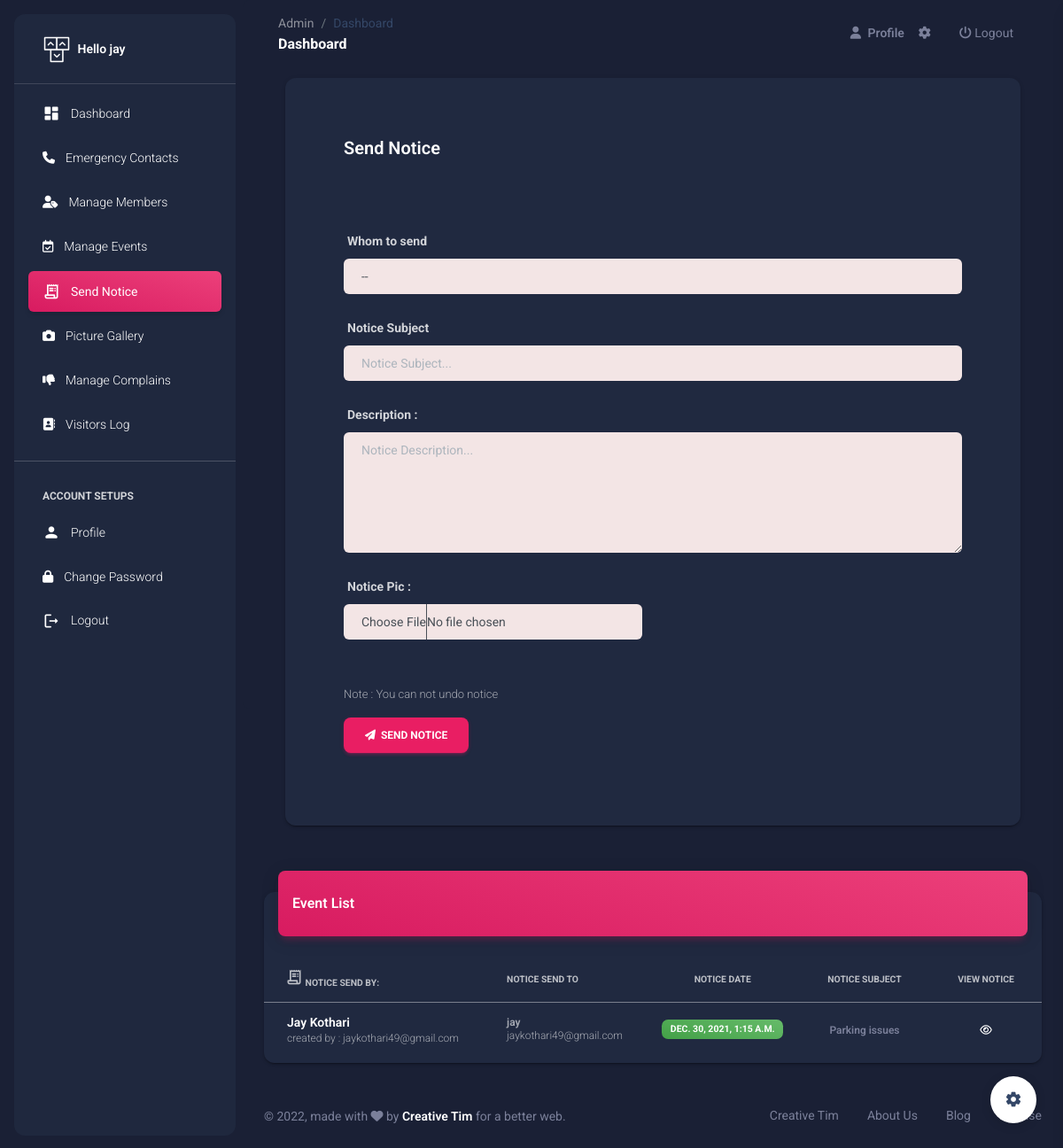
Before: /Sec/send-notice/ (signed in) with the older database file.
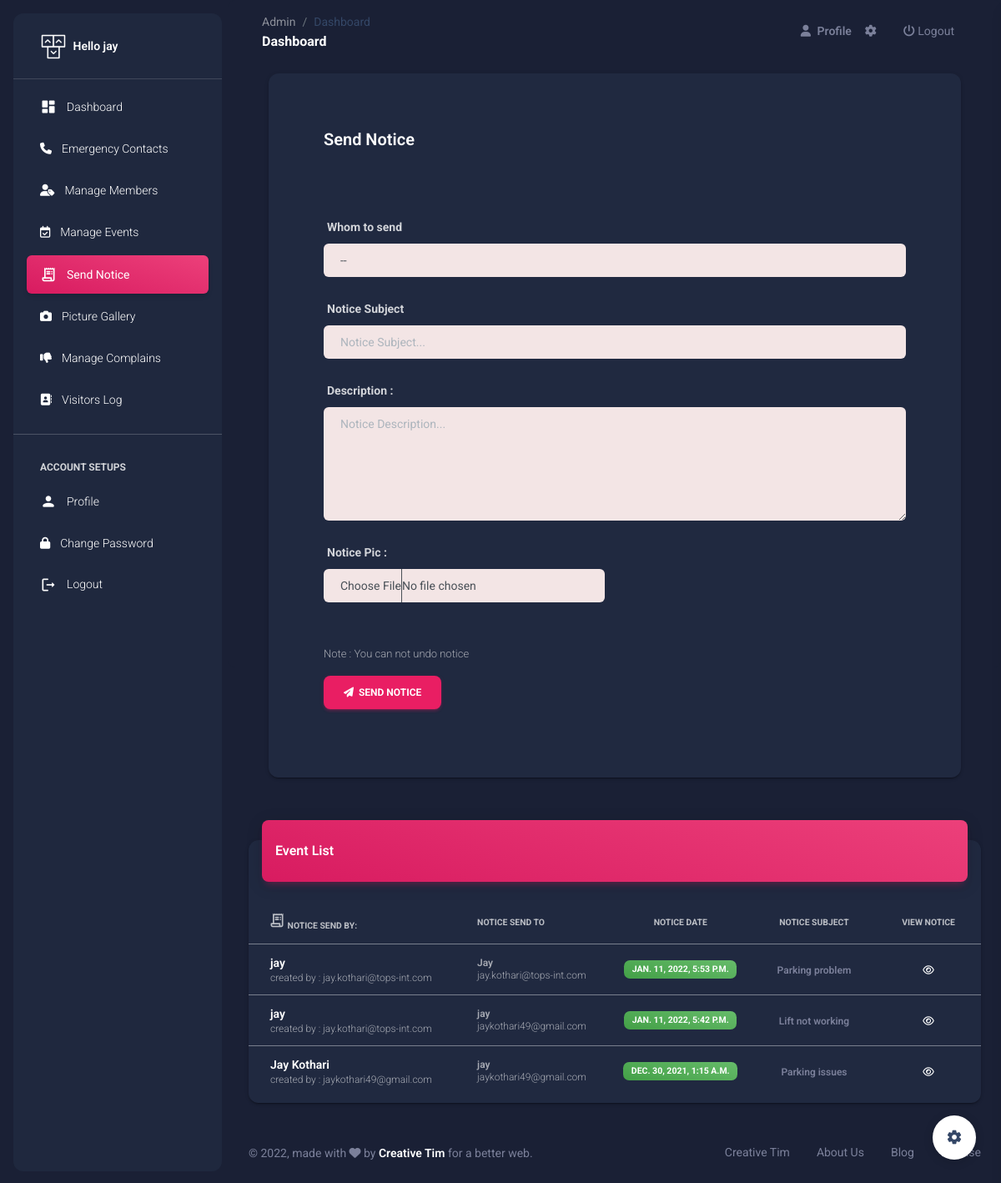
After: the same page with the newer database file.
### SecApp/models.py (models this page shows, shortened)
class SecUser(models.Model):
    name = models.CharField(max_length=50)
    email = models.EmailField(unique=True)
    mobile = models.CharField(max_length=15)
    password = models.CharField(max_length=50)
    pic = models.FileField(upload_to='Profile',default='avatar.png')
    setting = models.BooleanField(default=False)

### MemberApp/models.py (models this page shows, shortened)
class Notice(models.Model):
    uid = models.ForeignKey(SecUser,on_delete=models.CASCADE)
    member = models.ForeignKey(Member,on_delete=models.CASCADE)
    subject = models.CharField(max_length=100)
    des = models.TextField()
    pic = models.FileField(upload_to='Notice',blank=True,null=True)
    created_at = models.DateTimeField(auto_now_add=True)

class Member(models.Model):
    doc_choice = (
        ('Aadhar','Aadhar'),
        ('PAN','PAN'),
        ('DL','DL'),
        ('Other','Other'),
    )
    uid = models.ForeignKey(SecUser,on_delete=models.CASCADE,null=True)
    fname = models.CharField(max_length=20)
    lname = models.CharField(max_length=20)
    email = models.EmailField(unique=True)
    mobile = models.CharField(max_length=15)
    doc = models.CharField(max_length=30,choices=doc_choice)
    doc_number = models.CharField(max_length=20)
    flat_no = models.CharField(max_length=10)
    address = models.TextField()
    password = models.CharField(max_length=20)
    pic = models.FileField(upload_to='member',default='avatar.png')
    verify = models.BooleanField(default=False)
    role = models.CharField(max_length=20,default='member')
    created_at = models.DateTimeField(auto_now_add=True)

### SecApp/views.py (the view, shortened to what this page needs)
# urls.py: path('send-notice/',views.send_notice, name='send-notice'),
def send_notice(request):
    uid = SecUser.objects.get(email=request.session['email'])
    members = mm.Member.objects.all()
    notices = mm.Notice.objects.all()[::-1]
    return render(request,'send-notice.html',{'members':members,'notices':notices,'uid':uid})

### SecApp/templates/send-notice.html (shortened to what this page needs)
{% extends 'sec-header.html' %}
{% load static %}
{% block notice %}
<li class="nav-item">
  <a class="nav-link text-white  active bg-gradient-primary" href="">
    <div class="text-white text-center me-2 d-flex align-items-center justify-content-center">
      <i class="material-icons opacity-10">receipt_long</i>
    </div>
    <span class="nav-link-text ms-1">Send Notice</span>
  </a>
</li>
{% endblock %}
{% block content %}
<br><br><br>
<div class="container-fluid px-2 px-md-4">
    <div class="card card-body mx-3 mx-md-4 mt-n6">
      <div class="row gx-4 mb-2">
        <div class="col-auto my-auto">
          <div class="h-100">
            <h5 class="mb-1" style="margin-left: 50px; margin-top: 50px;">
              Send Notice
            </h5>
          </div>
        </div>
      </div>
      <div style="margin: 50px;">
      <form action="{% url 'send-notice' %}" method="POST" enctype="multipart/form-data">
        <div class="row">
            <div class="form-group col-12">
                <label for="exampleInputPassword1"><b>Whom to send</b></label>
                <select name="member" id="" style="background-color: rgb(243, 229, 229); padding-left: 20px;" class="form-control" required>
                    <option value="">--</option>
                </select>
            </div>
        </div><br>
        <div class="row">
            <div class="form-group col-12">
                <label for="exampleInputPassword1"><b>Notice Subject</b></label>
                <input type="text" class="form-control" style="background-color: rgb(243, 229, 229); padding-left: 20px;" name="subject" id="exampleInputPassword1" placeholder="Notice Subject..." required>
            </div>
        </div><br>
        <div class="row">
            <div class="form-group col-12">
                <label for="exampleInputPassword1"><b>Description :</b></label>
                <textarea name="des" class="form-control" style="background-color: rgb(243, 229, 229); padding-left: 20px;" placeholder="Notice Description..." id="" cols="30" rows="5" required></textarea>
            </div>
        </div><br>
        <div class="row">
            <div class="form-group col-6">
                <label for="exampleInputPassword1"><b>Notice Pic : </b></label>
                <input type="file" class="form-control" style="background-color: rgb(243, 229, 229); padding-left: 20px;" name="pic" id="exampleInputPassword1" placeholder="">
            </div>
        </div><br><br>
        <p style="color: red; font-size: small;">Note : You can not undo notice</p>
        <button type="submit" class="btn btn-primary"><i class="fa fa-send"></i> &nbsp;Send Notice</button>
      </form>
    </div>
    </div>
    <br><br>
    <div class="row">
      <div class="col-12">
        <div class="card my-4">
          <div class="card-header p-0 position-relative mt-n4 mx-3 z-index-2">
            <div class="bg-gradient-primary shadow-primary border-radius-lg pt-4 pb-3">
              <h6 class="text-white text-capitalize ps-3">Event List</h6>
            </div>
          </div>
          <div class="card-body px-0 pb-2">
            <div class="table-responsive p-0">
              <table class="table align-items-center mb-0">
                <thead>
                  <tr>
                    <th class="text-uppercase text-secondary text-xxs font-weight-bolder opacity-7 Center"><i class="material-icons opacity-10">receipt_long</i>  Notice Send By:</th>
                    <th class="text-uppercase text-secondary text-xxs font-weight-bolder opacity-7 ps-2">Notice Send to</th>
                    <th class="text-center text-uppercase text-secondary text-xxs font-weight-bolder opacity-7">Notice Date</th>
                    <th class="text-center text-uppercase text-secondary text-xxs font-weight-bolder opacity-7">Notice Subject</th>
                    <th class="text-center text-uppercase text-secondary text-xxs font-weight-bolder opacity-7">View Notice</th>
                  </tr>
                </thead>
                <tbody>
                  {% for one in notices %}
                  <tr>
                    <td>
                      <div class="d-flex px-2 py-1">
                        <div class="d-flex flex-column justify-content-center" style="margin-left: 10px;">
                          <h6 class="mb-0 text-sm">{{one.uid.name}}</h6>
                          <a href="mailto:{{one.uid.email}}"><p class="text-xs text-secondary mb-0">created by : {{one.uid.email}}</p></a>
                        </div>
                      </div>
                    </td>
                    <td>
                      <p class="text-xs font-weight-bold mb-0">{{one.member.fname}}</p>
                      <p class="text-xs text-secondary mb-0">{{one.member.email}}</p>
                    </td>
                    <td class="align-middle text-center text-sm">
                      <span class="badge badge-sm bg-gradient-success">{{one.created_at}}</span>
                    </td>
                    <td class="align-middle text-center">
                      <span class="text-secondary text-xs font-weight-bold">{{one.subject}}</span>
                    </td>
                    <td class="align-middle text-center">
                      <a href="{% url 'view-send-notice' one.id %}" class="text-secondary font-weight-bold text-xs" data-toggle="tooltip" data-original-title="Edit user">
                        <i class="fa fa-eye"></i>
                      </a>
                    </td>
                  </tr>
                  {% endfor %}
                </tbody>
              </table>
            </div>
          </div>
        </div>
      </div>
    </div>
    </div>
{% endblock %}

### SecApp/templates/sec-header.html (shortened to what this page needs)
{% load static %}
<!DOCTYPE html>
<html lang="en">
<head>
  <link href="{% static 'assets/css/nucleo-icons.css' %}" rel="stylesheet" />
  <link href="{% static 'assets/css/nucleo-svg.css' %}" rel="stylesheet" />
  <link id="pagestyle" href="{% static 'assets/css/material-dashboard.css' %}" rel="stylesheet" />
</head>
{% if uid.setting == False %}
<body class="g-sidenav-show  bg-gray-200">
{% else %}
<body class="g-sidenav-show  bg-gray-200 dark-version">
{% endif %}
  <aside class="sidenav navbar navbar-vertical navbar-expand-xs border-0 border-radius-xl my-3 fixed-start ms-3   bg-gradient-dark" id="sidenav-main">
    <div class="sidenav-header">
      <a class="navbar-brand m-0" href=" https://demos.creative-tim.com/material-dashboard/pages/dashboard " target="_blank">
        <img src="{% static 'assets/img/logo-ct.png' %}" class="navbar-brand-img h-100" alt="main_logo">
        <span class="ms-1 font-weight-bold text-white">Hello {{uid.name}}</span>
      </a>
    </div>
    <hr class="horizontal light mt-0 mb-2">
      <ul class="navbar-nav">
        {% block dashboard %}
        <li class="nav-item">
          <a class="nav-link text-white" href="{% url 'index' %}">
            <div class="text-white text-center me-2 d-flex align-items-center justify-content-center">
              <i class="material-icons opacity-10">dashboard</i>
            </div>
            <span class="nav-link-text ms-1">Dashboard</span>
          </a>
        </li>
        {% endblock %}
        {% block emergency %}
        <li class="nav-item">
          <a class="nav-link text-white " href="{% url 'emergency' %}">
            <div class="text-white text-center me-2 d-flex align-items-center justify-content-center">
              <i class="fa fa-phone"></i>
            </div>
            <span class="nav-link-text ms-1">Emergency Contacts</span>
          </a>
        </li>
        {% endblock %}
        {% block add_member %}
        <li class="nav-item">
          <a class="nav-link text-white " href="{% url 'add-member' %}">
            <div class="text-white text-center me-2 d-flex align-items-center justify-content-center">
              <i class="fa fa-user-tag"></i>
            </div>
            <span class="nav-link-text ms-1">Manage Members</span>
          </a>
        </li>
        {% endblock %}
        {% block event %}
        <li class="nav-item">
          <a class="nav-link text-white " href="{% url 'add-event' %}">
            <div class="text-white text-center me-2 d-flex align-items-center justify-content-center">
              <i class="fa fa-calendar-check-o"></i>
            </div>
            <span class="nav-link-text ms-1">Manage Events</span>
          </a>
        </li>
        {% endblock %}
        {% block notice %}{% endblock %}
        {% block gallery %}
        <li class="nav-item">
          <a class="nav-link text-white " href="{% url 'gallery' %}">
            <div class="text-white text-center me-2 d-flex align-items-center justify-content-center">
              <i class="fas fa-camera"></i>
            </div>
            <span class="nav-link-text ms-1">Picture Gallery</span>
          </a>
        </li>
        {% endblock %}
        {% block complain %}
        <li class="nav-item">
          <a class="nav-link text-white " href="#">
            <div class="text-white text-center me-2 d-flex align-items-center justify-content-center">
              <i class="fa fa-thumbs-down"></i>
            </div>
            <span class="nav-link-text ms-1">Manage Complains</span>
          </a>
        </li>
        {% endblock %}
        <li class="nav-item">
          <a class="nav-link text-white " href="">
            <div class="text-white text-center me-2 d-flex align-items-center justify-content-center">
              <i class="fa fa-address-book"></i>
            </div>
            <span class="nav-link-text ms-1">Visitors Log</span>
          </a>
        </li>
        <hr>
        <li class="nav-item mt-3">
          <h6 class="ps-4 ms-2 text-uppercase text-xs text-white font-weight-bolder opacity-8">Account Setups</h6>
        </li>
        {% block profile %}
        <li class="nav-item">
          <a class="nav-link text-white " href="{% url 'profile' %}">
            <div class="text-white text-center me-2 d-flex align-items-center justify-content-center">
              <i class="material-icons opacity-10">person</i>
            </div>
            <span class="nav-link-text ms-1">Profile</span>
          </a>
        </li>
        {% endblock %}
        {% block password %}
        <li class="nav-item">
          <a class="nav-link text-white " href="{% url 'change-password' %}">
            <div class="text-white text-center me-2 d-flex align-items-center justify-content-center">
              <i class="fa fa-lock"></i>
            </div>
            <span class="nav-link-text ms-1">Change Password</span>
          </a>
        </li>
        {% endblock %}
        <li class="nav-item">
          <a class="nav-link text-white " href="{% url 'logout' %}">
            <div class="text-white text-center me-2 d-flex align-items-center justify-content-center">
              <i class="material-icons">logout</i>
            </div>
            <span class="nav-link-text ms-1">Logout</span>
          </a>
        </li>
      </ul>
  </aside>
  <main class="main-content position-relative max-height-vh-100 h-100 border-radius-lg ">
    <nav class="navbar navbar-main navbar-expand-lg px-0 mx-4 shadow-none border-radius-xl" id="navbarBlur" navbar-scroll="true">
      <div class="container-fluid py-1 px-3">
        <nav aria-label="breadcrumb">
          <ol class="breadcrumb bg-transparent mb-0 pb-0 pt-1 px-0 me-sm-6 me-5">
            <li class="breadcrumb-item text-sm"><a class="opacity-5 text-dark" href="javascript:;">Admin</a></li>
            <li class="breadcrumb-item text-sm text-dark active" aria-current="page">Dashboard</li>
          </ol>
          <h6 class="font-weight-bolder mb-0">Dashboard</h6>
        </nav>
        <div class="collapse navbar-collapse mt-sm-0 mt-2 me-md-0 me-sm-4" id="navbar">
          <ul class="navbar-nav  justify-content-end">
            <li class="nav-item d-flex align-items-center">
              <a href="{% url 'profile' %}" class="nav-link text-body font-weight-bold px-0">
                <i class="fa fa-user me-sm-1"></i>
                <span class="d-sm-inline d-none">Profile</span>
              </a>
            </li>
            <li class="nav-item px-3 d-flex align-items-center">
              <a href="javascript:;" class="nav-link text-body p-0">
                <i class="fa fa-cog fixed-plugin-button-nav cursor-pointer"></i>
              </a>
            </li>
            <li class="nav-item px-3 d-flex align-items-center">
                <a href="{% url 'logout' %}" class="nav-link text-body p-0">
                  <i class="fa fa-power-off"></i> Logout
                </a>
            </li>
          </ul>
        </div>
      </div>
    </nav>
{% block content %}
{% endblock %}
<footer class="footer py-4  ">
    <div class="container-fluid">
      <div class="row align-items-center justify-content-lg-between">
        <div class="col-lg-6 mb-lg-0 mb-4">
          <div class="copyright text-center text-sm text-muted text-lg-start">
            © ,
            made with <i class="fa fa-heart"></i> by
            <a href="" class="font-weight-bold" target="_blank">Creative Tim</a>
            for a better web.
          </div>
        </div>
        <div class="col-lg-6">
          <ul class="nav nav-footer justify-content-center justify-content-lg-end">
            <li class="nav-item">
              <a href="" class="nav-link text-muted">Creative Tim</a>
            </li>
            <li class="nav-item">
              <a href="" class="nav-link text-muted">About Us</a>
            </li>
            <li class="nav-item">
              <a href="" class="nav-link text-muted">Blog</a>
            </li>
            <li class="nav-item">
              <a href="" class="nav-link pe-0 text-muted">License</a>
            </li>
          </ul>
        </div>
      </div>
    </div>
  </footer>
</main>
<div class="fixed-plugin">
<a class="fixed-plugin-button text-dark position-fixed px-3 py-2">
  <i class="material-icons py-2">settings</i>
</a>
</div>
</body>
</html>

Changed rows visible on the page:
added Notice: uid.name "jay", uid.email "jay.kothari@tops-int.com", member.fname "Jay", member.email "jay.kothari@tops-int.com", created_at "JAN. 11, 2022, 5:53 P.M.", subject "Parking problem"
added Notice: uid.name "jay", uid.email "jay.kothari@tops-int.com", member.fname "jay", member.email "jaykothari49@gmail.com", created_at "JAN. 11, 2022, 5:42 P.M.", subject "Lift not working"
